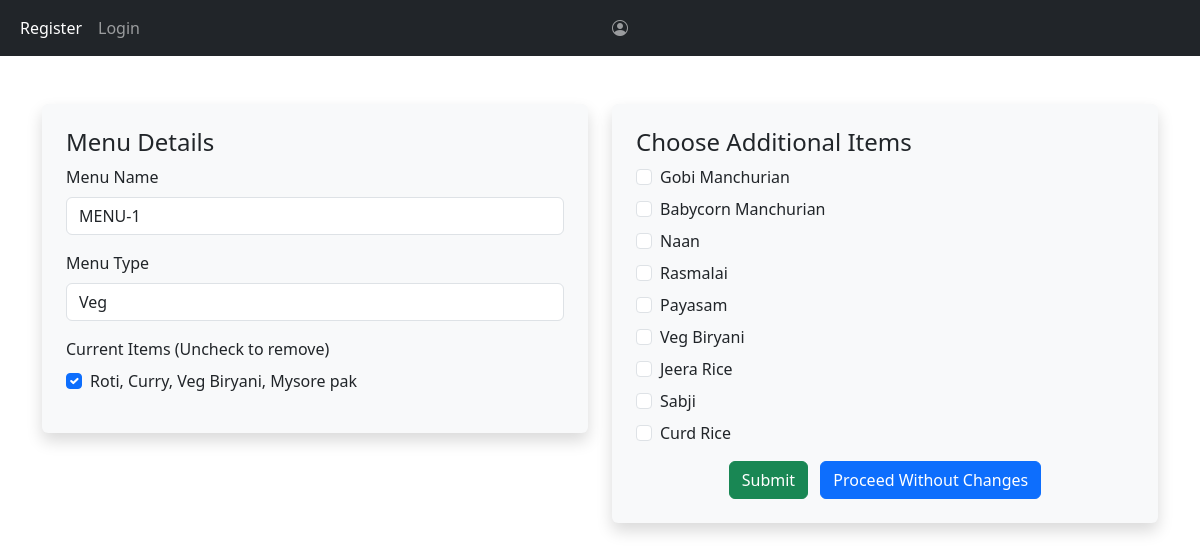
Page /indoorimages/custmoize/ on the committed database.
### events/models.py (models this page shows, shortened)
class veg_menu(models.Model):
    price = models.IntegerField()
    item = models.TextField()
    menu_number = models.IntegerField()

class ExtraMenuItem(models.Model):
    item = models.CharField(max_length=255)
    type = models.CharField(max_length=10, choices=[('veg', 'Veg'), ('nonveg', 'Non-Veg')])

### events/views.py (the view)
# urls.py: path('custmoize/', views.customize, name='customize'),
def customize(request):
    menu_num = request.GET.get('menu') or request.session.get('menu_num', '1')
    menu_type = request.GET.get('type') or request.session.get('menu_type', 'veg')
    request.session['menu_num'] = menu_num
    request.session['menu_type'] = menu_type
    selected_items = get_menu_items(menu_num, menu_type)
    selected_ids = list(selected_items.values_list('id', flat=True))
    request.session['selected_menu_items'] = selected_ids
    extra_items = ExtraMenuItem.objects.filter(type=menu_type).exclude(id__in=selected_ids)
    if request.method == 'POST':
        final_ids = request.POST.getlist('final_items')
        request.session['final_menu'] = [int(i) for i in final_ids]
        return redirect('final_details')
    return render(request, 'events/customize.html', {
        'menu_type': menu_type,
        'menu_num': menu_num,
        'selected_items': selected_items,
        'extra_items': extra_items,
        'required_count': len(selected_items)
    })

### events/views.py (called while the page is built)
def get_menu_items(menu_num, menu_type):
    if menu_type == 'veg':
        return veg_menu.objects.filter(menu_number=menu_num)
    else:
        return non_veg_menu.objects.filter(menu_number=menu_num)

### templates/events/customize.html (shortened to what this page needs)
{% extends 'base.html' %}
{% block content %}
<div class="container mt-5">
    <div class="row">
        <div class="col-md-6">
            <div class="bg-light p-4 rounded shadow">
                <h4>Menu Details</h4>
                <div class="mb-3">
                    <label class="form-label">Menu Name</label>
                    <input type="text" class="form-control" value="MENU-{{ menu_num }}" readonly>
                </div>
                <div class="mb-3">
                    <label class="form-label">Menu Type</label>
                    <input type="text" class="form-control" value="{{ menu_type|capfirst }}" readonly>
                </div>
                <div class="mb-3">
                    <label class="form-label">Current Items (Uncheck to remove)</label>
                    {% for item in selected_items %}
                    <div class="form-check mb-2">
                        <input class="form-check-input" type="checkbox" name="final_items" value="{{ item.id }}"
                            id="item{{ forloop.counter }}" checked>
                        <label class="form-check-label" for="item{{ forloop.counter }}">
                            {{ item.item }}
                        </label>
                    </div>
                    {% endfor %}
                </div>
            </div>
        </div>
        <div class="col-md-6">
            <div class="bg-light p-4 rounded shadow">
                <h4>Choose Additional Items</h4>
                <form method="post">
                    {% if extra_items %}
                    {% for item in extra_items %}
                    <div class="form-check mb-2">
                        <input class="form-check-input" type="checkbox" name="final_items" value="{{ item.id }}"
                            id="extra{{ forloop.counter }}">
                        <label class="form-check-label" for="extra{{ forloop.counter }}">
                            {{ item.item }}
                        </label>
                    </div>
                    {% endfor %}
                    {% else %}
                    <p>No extra items available.</p>
                    {% endif %}
                    <div class="text-center mt-3">
                        <button type="submit" class="btn btn-success">Submit</button>
                        <a href="{% url 'final_details' %}" class="btn btn-primary ms-2">Proceed Without Changes</a>
                    </div>
                </form>
            </div>
        </div>
    </div>
</div>
{% endblock %}

### rows in the picture
veg_menu: item "Roti, Curry, Veg Biryani, Mysore pak"
ExtraMenuItem: item "Gobi Manchurian"
ExtraMenuItem: item "Babycorn Manchurian"
ExtraMenuItem: item "Naan"
ExtraMenuItem: item "Rasmalai"
ExtraMenuItem: item "Payasam"
ExtraMenuItem: item "Veg Biryani"
ExtraMenuItem: item "Jeera Rice"
ExtraMenuItem: item "Sabji"
ExtraMenuItem: item "Curd Rice"
